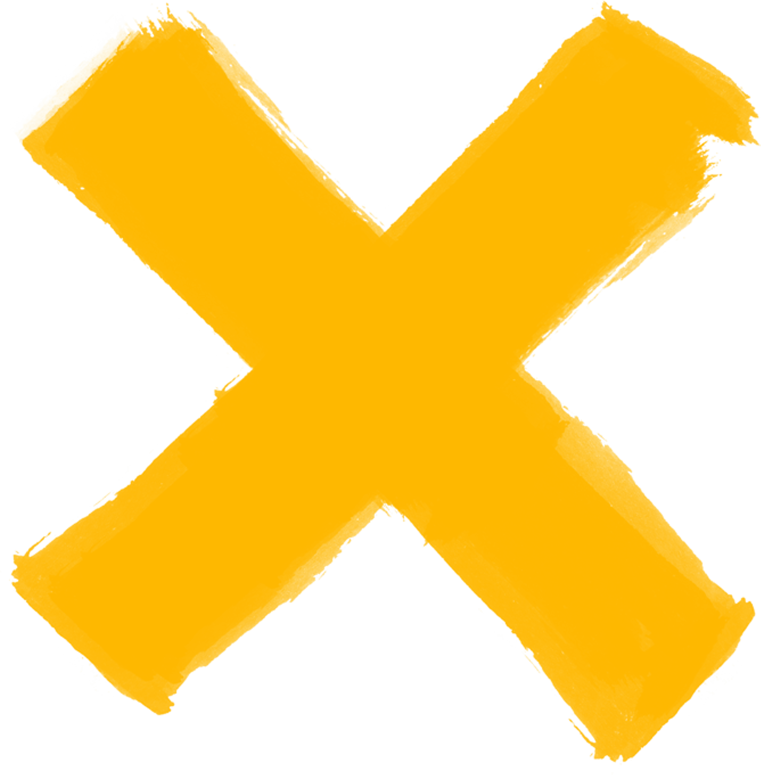
#> input picture resources/images/Shape.png, 1521 x 1549 px, given in place of vincent-van-zalinge-fGAoZrtsS84-unsplash.jpg, which was not available (shown at 1/2 size)
$ python maker.py
#> lines starting #> are read from the running program, lines starting #| are printed output that depends on the picture; pictures that were not available may be replaced by others from this repository, and a replacement may not be noted
### fast_thumb_app/utils.py
from arabic_reshaper import reshape
from PIL import Image
from PIL import ImageFilter
from PIL import ImageEnhance
import ctypes

'''get pixel length of text '''
def GetTextDimensions(text, points, font):
    class SIZE(ctypes.Structure):
        _fields_ = [("cx", ctypes.c_long), ("cy", ctypes.c_long)]

    hdc = ctypes.windll.user32.GetDC(0)
    hfont = ctypes.windll.gdi32.CreateFontA(
        points, 0, 0, 0, 0, 0, 0, 0, 0, 0, 0, 0, 0, font)
    hfont_old = ctypes.windll.gdi32.SelectObject(hdc, hfont)

    size = SIZE(0, 0)
    ctypes.windll.gdi32.GetTextExtentPoint32A(
        hdc, text, len(text), ctypes.byref(size))

    ctypes.windll.gdi32.SelectObject(hdc, hfont_old)
    ctypes.windll.gdi32.DeleteObject(hfont)

    return (size.cx, size.cy)

# [17 lines left out: function drop_shadow, not called in this run]
'''make farsi and arabic text ready to use in pillow draw '''
def rtl(text) -> str:
    return reshape(text)[::-1]

def change_opacity(img: Image, opacity)->Image:
    img.convert('RGBA')
    alpha = img.split()[-1]
    new_alpha = ImageEnhance.Brightness(alpha).enhance(opacity)
    img.putalpha(new_alpha)
    return img

def split_by_text_lenth(text, maxlength,font_size,font_, farsi=False):
    if farsi:
        text = rtl(text)
        words = text.split(' ')[::-1]
    else:
        words = text.split(' ')
    lines = []
    lines.append('')
    j = 0
    for i in range(words.__len__()):
        if GetTextDimensions(lines[j], font_size, font_)[0] > maxlength:
            j += 1
            lines.append('')
        if farsi :
            lines[j] = ' ' + words[i]+lines[j]
        else:
            lines[j] =lines[j]+words[i]+' '

    return lines

def colorize_image(img:Image, color_):
    alpha = img.split()[-1]
    color_img = Image.new('RGBA', img.size, color=color_)
    color_img.putalpha(alpha)
    return color_img

### fast_thumb_app/maker.py
from arabic_reshaper import reshape
from PIL import Image
from PIL import ImageFilter
from PIL import ImageEnhance
from PIL import ImageFont
from PIL import ImageDraw
import ctypes
from utils import colorize_image, split_by_text_lenth, drop_shadow, change_opacity


def template_1(logo_p,
               _title,
               main_img_p,
               font_,
               is_farsi=False,
               bc_='resources/images/template_1.jpg',
               font_size=80,
               text_color='black',
               text_vertical_space=120,
               text_max_length=350,
               text_shadow_color='#f2074a',
               text_shadow_power=7
               ):

#> called with logo_p = 'resources/images/fangs.png', _title = 'سخنرانی ایت-الله کافی با موضوع امام زمان', main_img_p = 'resources/images/Kafi.png', font_ = 'resources/fonts/calibrib.ttf', is_farsi = True, font_size = 80, text_color = 'black', text_vertical_space = 120
    youtube_size = (1280, 720)
    back = Image.open(bc_).resize(youtube_size)
    lh = Image.open('resources/images/left_back.png').resize(youtube_size)
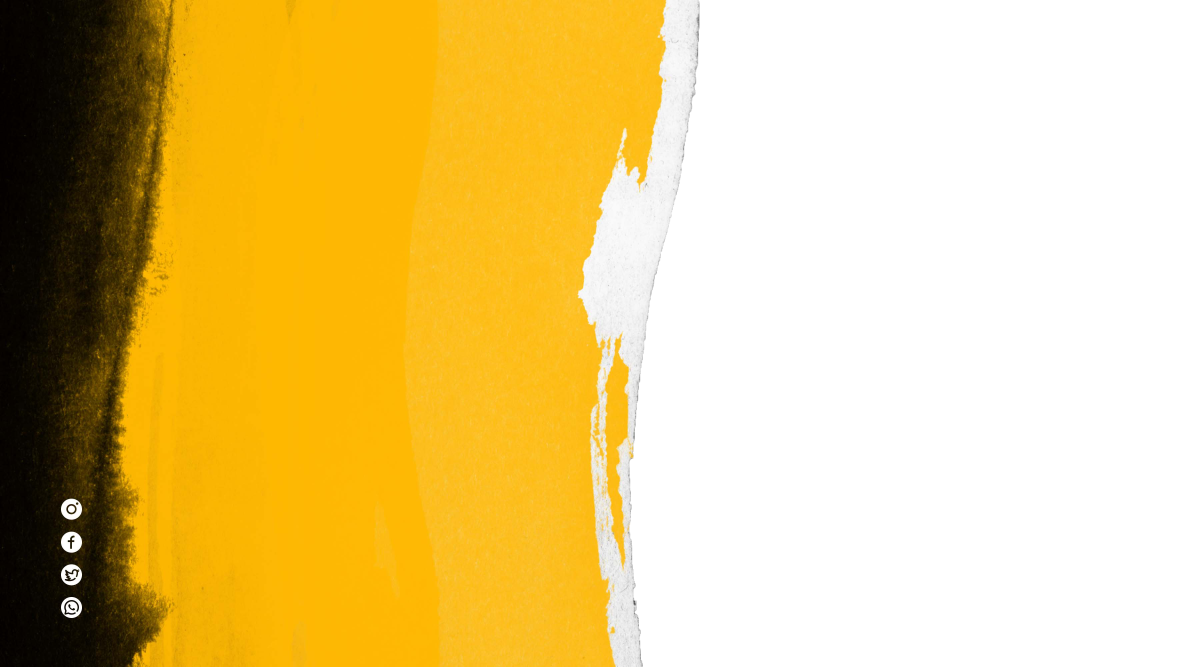
#> input picture resources/images/left_back.png, 3556 x 2000 px, found by its file name (shown at 1/3 size)
    back.paste(lh,mask=lh)
    kafi = Image.open(main_img_p).convert('RGBA')
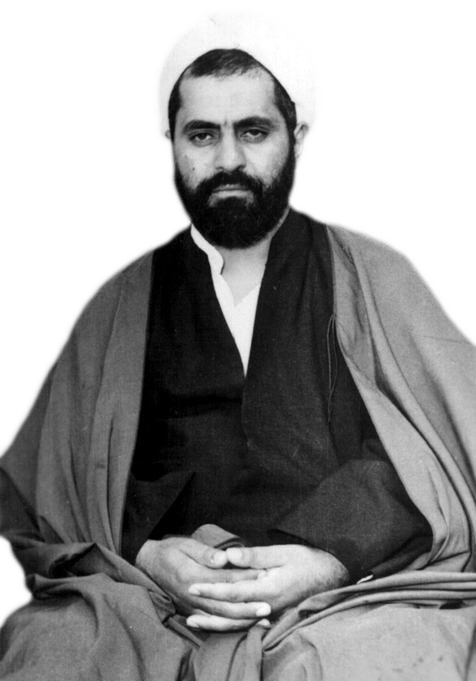
#> input picture resources/images/Kafi.png, 476 x 681 px, found by its file name
#> kafi is the input picture: PIL image 476x681 RGBA; mean R, G, B, A 131.3, 131.3, 131.3, 172

    place = (back.size[0]-kafi.size[0], back.size[1]-kafi.size[1])
#> place = (804, 39)
    back.paste(kafi, place, kafi)

    shape = colorize_image(Image.open(
        'resources/images/sparkles.png'), '#feb703').resize((400, 400))
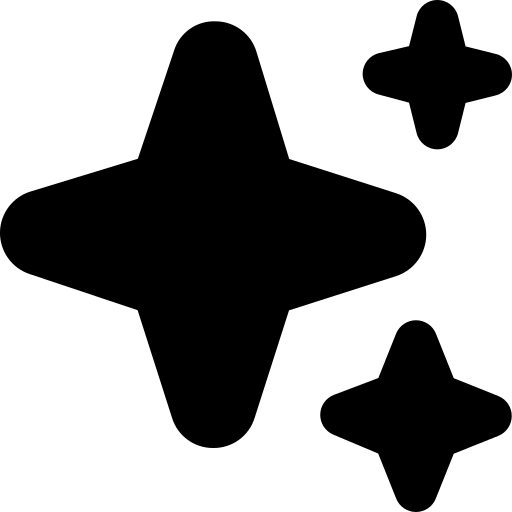
#> input picture resources/images/sparkles.png, 512 x 512 px, found by its file name
    shape_place = (550, 400)

    back.paste(shape, shape_place, change_opacity(shape, 0.3))


    text_layer= Image.new('RGBA',youtube_size)
#> text_layer: PIL image 1280x720 RGBA; every value is 0
    draw = ImageDraw.Draw(text_layer)
    text_pos = (180, 130)

    lines = split_by_text_lenth(_title, text_max_length, font_size, font_=font_, farsi=is_farsi)

    font_setting = ImageFont.truetype(font_, font_size)

    for i in range(len(lines)):
        draw.text(text_pos, lines[i], text_color, font=font_setting)
        text_pos = (text_pos[0], text_pos[1]+text_vertical_space)

    text_layer = drop_shadow(text_layer, 0.8, (0, 0),
                             text_shadow_power, (0, -5), shadow_color=text_shadow_color)
    back.paste(text_layer,mask=text_layer)
    logo = Image.open(logo_p).resize((100, 100))
    logo =drop_shadow(logo,1,(50,50),5,(2,2))


    logo_place =(30,30)
    back.paste(logo, logo_place, change_opacity(logo, 0.5))
    return back

   #tests
if __name__=='__main__':
    # kafi = Image.open('resources/Kafi.png')
    logo = 'resources/images/fangs.png'
    title = 'سخنرانی ایت-الله کافی با موضوع امام زمان'
    title2 = 'اموزش کامل جاوا اسکریپت در نیم ساعت +تایپ اسکریپت'
    title_en = 'how to grow up a baby in 10 hours'
    img = 'resources/images/Kafi.png'
    img2 = 'resources/images/cump.png'
    img3 = 'resources/images/people.png'
    normall_font ='resources/fonts/calibri.ttf'
    bold_font = 'resources/fonts/calibrib.ttf'
    en_font = 'resources/fonts/segoescb.ttf'
    en_font2 = 'resources/fonts/impact.ttf'
    bc = 'resources/images/vincent-van-zalinge-fGAoZrtsS84-unsplash.jpg'
    bc_2 = 'resources/images/vincent-van-zalinge-fGAoZrtsS84-unsplash.jpg'

    template_1(logo, title, img ,font_=bold_font,bc_=bc,is_farsi=True,font_size=80).save('1.jpeg')
#> (the call stopped at in rtl, `return reshape(text)[::-1]`: arabic_reshaper is not available in this run)
    template_1(logo, title2, img2, font_=normall_font,
               is_farsi=True).save('2.jpeg')
#> call 2 of template_1, with logo_p = 'resources/images/fangs.png', main_img_p = 'resources/images/cump.png', font_ = 'resources/fonts/calibri.ttf', is_farsi = True, bc_ = 'resources/images/template_1.jpg', font_size = 80, text_color = 'black', text_vertical_space = 120
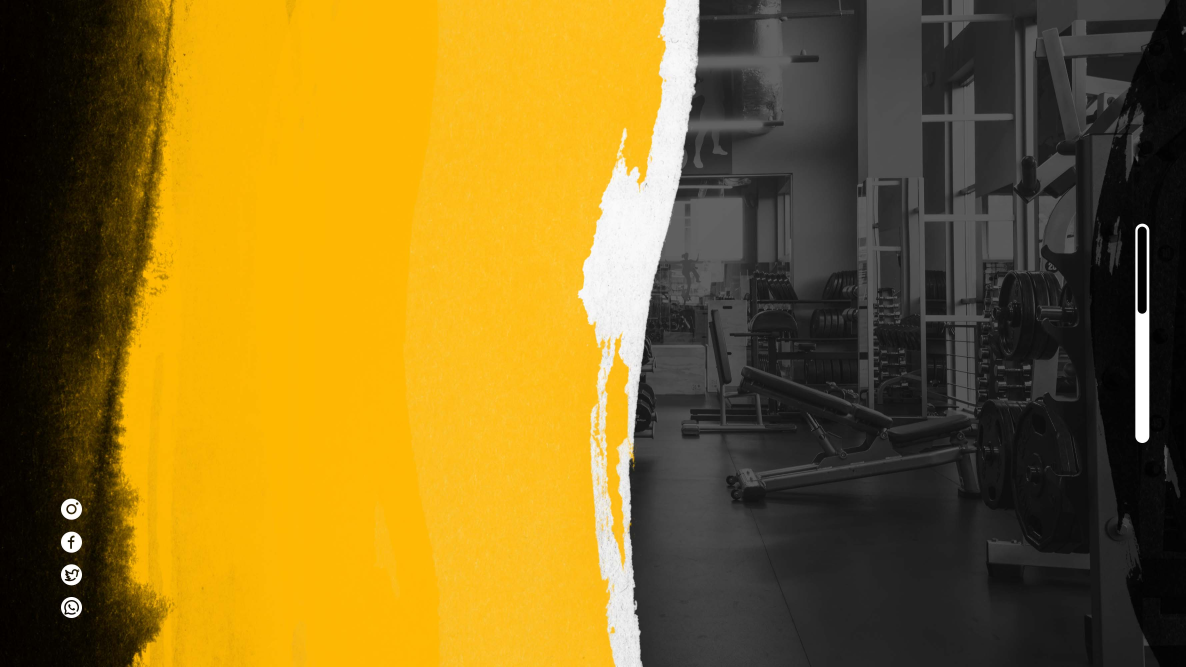
#> input picture resources/images/template_1.jpg, 3556 x 2000 px, found by its file name (shown at 1/3 size)
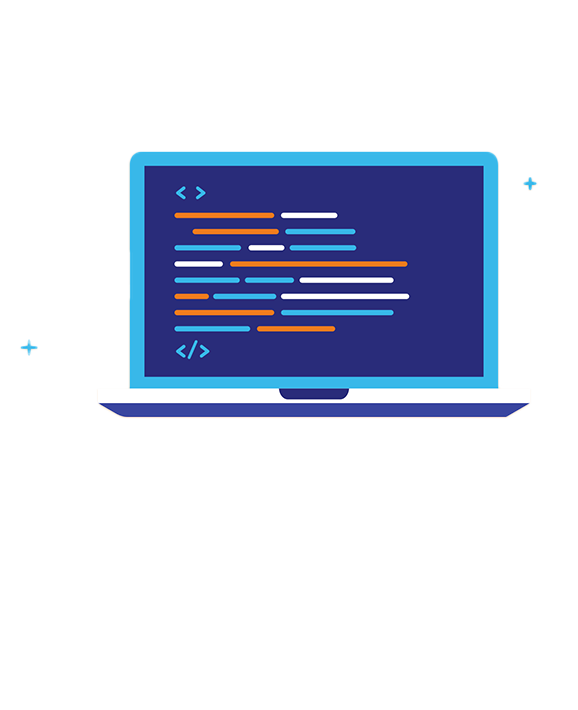
#> input picture resources/images/cump.png, 578 x 710 px, found by its file name
#> in template_1, kafi is the input picture: PIL image 578x710 RGBA; mean R, G, B, A 208.5, 211.6, 224.3, 61.8
#> (the call stopped at in rtl, `return reshape(text)[::-1]`: arabic_reshaper is not available in this run)
    template_1(logo, title_en, img3, font_=en_font2, bc_=bc_2,
               is_farsi=False, text_max_length=530).save('3.jpeg')
#> call 3 of template_1, with logo_p = 'resources/images/fangs.png', _title = 'how to grow up a baby in 10 hours', main_img_p = 'resources/images/people.png', font_ = 'resources/fonts/impact.ttf', is_farsi = False, font_size = 80, text_color = 'black', text_vertical_space = 120
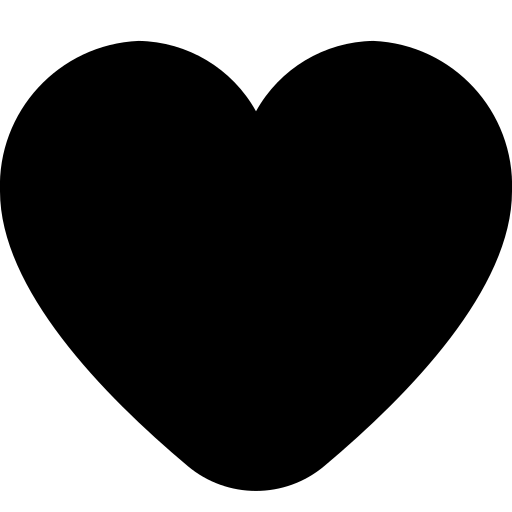
#> input picture resources/images/heart.png, 512 x 512 px, given in place of people.png, which was not available
#> in template_1, kafi is the input picture: PIL image 512x512 RGBA; mean R, G, B, A 0, 0, 0, 164.4
#> in template_1 (call 3), `back.paste(shape, shape_place, change_opacity(shape, 0.3))`:
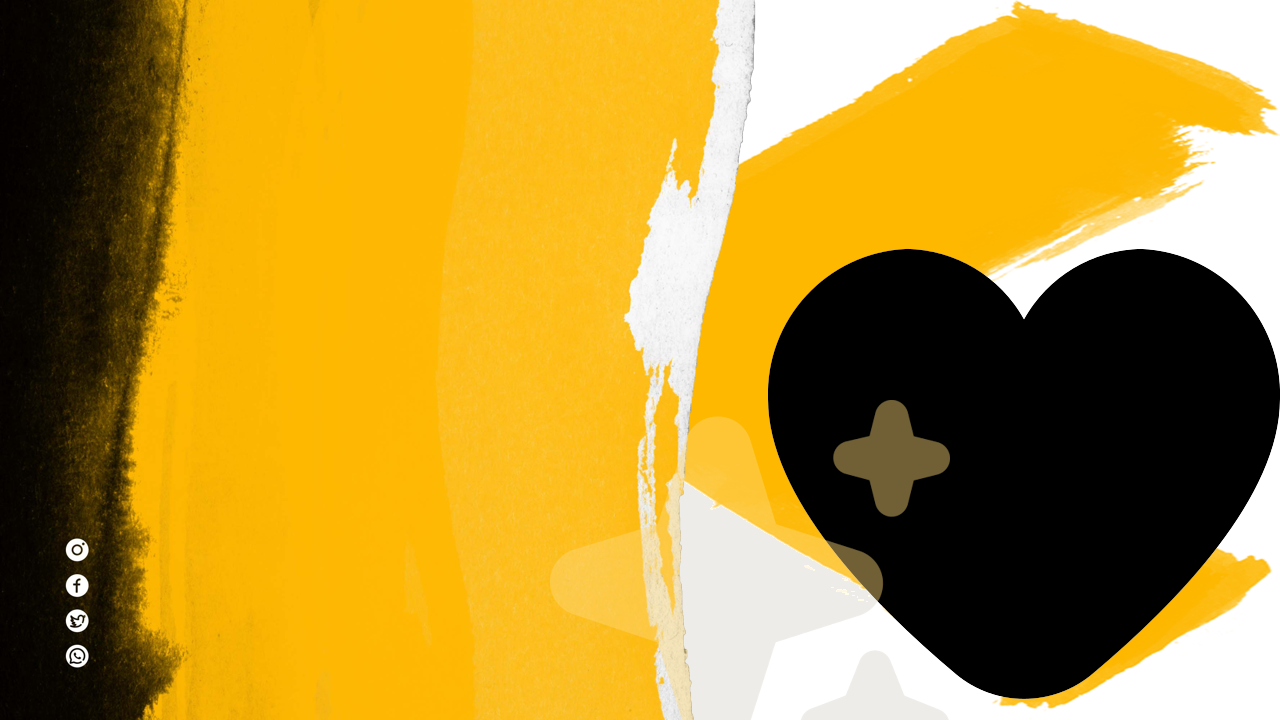
#> back: PIL image 1280x720 RGBA; mean R, G, B, A 151, 112.6, 13.3, 219.3; transparent parts drawn white
#> (the run stopped early here; a loop or call above may not have finished)
